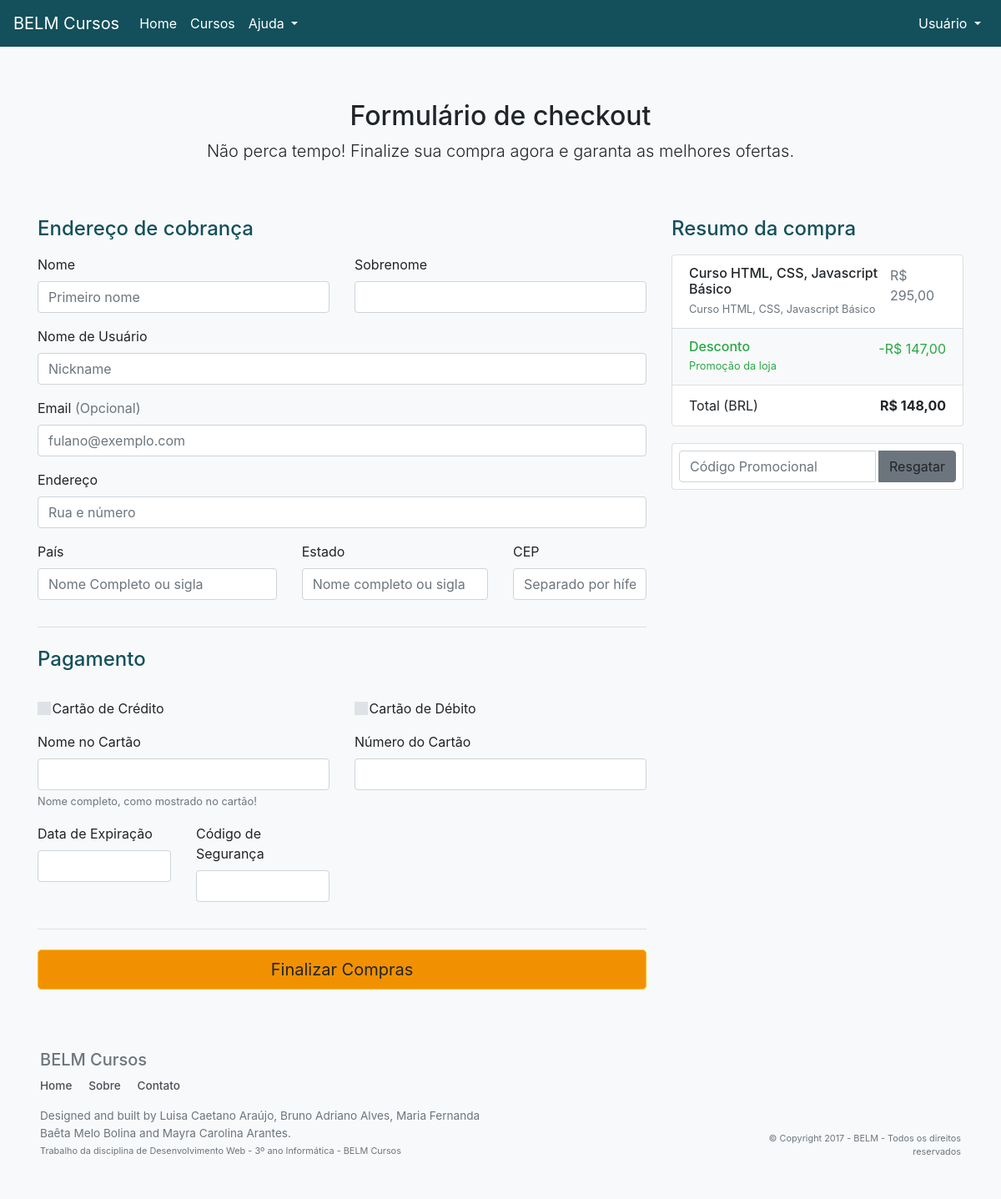
The app's page /carrinho.php?id=7 with its own data.
### tables this page shows
CREATE TABLE `curso` (
  `CODCURSO` int(11) NOT NULL,
  `NOMECURSO` varchar(40) DEFAULT NULL,
  `SUBTITULO` varchar(50) DEFAULT NULL,
  `DESCRICAO` varchar(200) DEFAULT NULL,
  `LINGUAGEM` varchar(40) DEFAULT NULL,
  `VALORINICIAL` decimal(10,0) DEFAULT NULL,
  `VALORPROMOCAO` decimal(10,0) DEFAULT NULL,
  `DURACAO` varchar(10) DEFAULT NULL,
  `NOMEIMAGEM` varchar(40) DEFAULT NULL,
  `DATAIMAGEM` datetime DEFAULT NULL
);

### carrinho.php (the view, shortened to what this page needs)
<?php
  include_once("conn.php");
  @$msg=$_REQUEST['msg'];
?>
<!DOCTYPE html>
<html>
<head>
    <link rel="stylesheet" href="https://maxcdn.bootstrapcdn.com/bootstrap/4.0.0-beta.2/css/bootstrap.min.css">
    <link rel="stylesheet" type="text/css" href="css/estilos.css">
</head>
<body class="bg-light">
  <header>
    <nav class="menu navbar-expand-md bg-azul-principal menu-fixed">
      <a href="buscar.php" class="navbar-brand" style="color: #fff">
        BELM Cursos
      </a>
      <div class="posicionamento-menu" id="navbarCollapse">
        <ul class="alinhamento-usuario navbar-nav">
          <li>
            <a href="buscar.php" class="nav-link" style="color: #fff;"> Home </a>
          </li>
          <li>
            <a class="nav-link" href="cursosSF.php" style="color: #fff"> Cursos </a>
          </li>
          <li>
            <a class="nav-link dropdown-toggle" href="#" id="navbarDropdown" role="button" data-toggle="dropdown" style="color: #fff"> Ajuda
            </a>
          </li>
        </ul>
        <ul class="navbar-nav" style="float: right;">
          <li>
            <a class="nav-link dropdown-toggle" href="#" id="dropdownUsuario" role="button" data-toggle="dropdown" style="color: #fff"> Usuário </a>
          </li>
        </ul>
      </div>
    </nav>
  </header>
	<div class="container">
    	<div class="py-5 text-center">
        	<h2> Formulário de checkout </h2>
          <?php if($msg=="sucesso"): ?>
          <p style="color: green"> Venda realizada com sucesso! </p>
          <?php else: ?>
          <?php
            $id=filter_input(INPUT_GET, 'id', FILTER_SANITIZE_NUMBER_INT);
            $result_cur="SELECT * FROM curso WHERE CODCURSO='$id'";
            $resultado_cur=mysqli_query($conexao,$result_cur);
            $row_cur=mysqli_fetch_assoc($resultado_cur); ?>
        	<p class="lead"> Não perca tempo! Finalize sua compra agora e garanta as melhores ofertas. </p>
        </div>
        <div class="row">
        <div class="col-md-4 order-md-2 mb-4">
        	<h4 class="d-flex justify-content-between align-items-center mb-3">
            	<span style="color: #13505B">Resumo da compra</span>
          	</h4>
          	<ul class="list-group mb-3">
            	<li class="list-group-item d-flex justify-content-between lh-condensed">
            		<div>
                		<h6 class="my-0"><?php echo $row_cur['NOMECURSO']; ?></h6>
            			<small class="text-muted"><?php echo $row_cur['SUBTITULO']; ?></small>
            		</div>
            		<span class="text-muted">R$ <?php echo $row_cur['VALORINICIAL']; ?>,00</span>
            	</li>
            	<li class="list-group-item d-flex justify-content-between bg-light">
              		<div class="text-success">
                		<h6 class="my-0">Desconto</h6>
                		<small>Promoção da loja </small>
              		</div>
              		<span class="text-success">-R$ <?php echo $row_cur['VALORPROMOCAO']; ?>,00</span>
            	</li>
            	<li class="list-group-item d-flex justify-content-between">
              		<span>Total (BRL)</span>
              		<strong>R$ <?php echo $row_cur['VALORINICIAL'] - $row_cur['VALORPROMOCAO']; ?>,00</strong>
            	</li>
          	</ul>
        	<form class="card p-2">
            	<div class="input-group">
            		<input type="text" class="form-control" placeholder="Código Promocional">
              		<div class="input-group-append">
                		&nbsp; <a class="btn btn-secondary">Resgatar</a>
            		</div>
            	</div>
        	</form>
    	</div>
        <div class="col-md-8 order-md-1">
            <h4 class="mb-3" style="color: #13505B" >Endereço de cobrança</h4>
            <form enctype="multipart/form-data" method="POST" action="inCheckout.php" name="enviarDados">
            <div class="row">
                <div class="col-md-6 mb-3">
                  <label for="primeiroNome">Nome</label>
                  <input type="text" class="form-control" id="primeiroNome" placeholder="Primeiro nome" name="nome" required>
                </div>
              <div class="col-md-6 mb-3">
                  <label for="sobrenome">Sobrenome</label>
                  <input type="text" class="form-control" id="sobrenome" placeholder="" value="" required name="sobrenome">
                </div>
            </div>
            <div class="mb-3">
                <label for="nickname">Nome de Usuário</label>
                <input type="text" class="form-control" id="nickname" placeholder="Nickname" value="" required name="usuario">
            </div>
            <div class="mb-3">
                <label for="email">Email <span class="text-muted">(Opcional)</span></label>
                <input type="email" class="form-control" id="email" placeholder="fulano@exemplo.com" name="email">
            </div>
            <div class="mb-3">
              <label for="endereco">Endereço</label>
              <input type="text" class="form-control" id="endereco" placeholder="Rua e número" required name="endereco">
            </div>
            <div class="row">
                <div class="col-md-5 mb-3">
                  <label for="pais">País</label>
                  <input type="text" class="form-control" id="pais" required placeholder="Nome Completo ou sigla" name="pais">
                </div>
              <div class="col-md-4 mb-3">
                  <label for="estado">Estado</label>
                  <input type="text" class="form-control" id="estado" placeholder="Nome completo ou sigla" required name="estado">
              </div>
                <div class="col-md-3 mb-3">
                  <label for="cep">CEP</label>
                  <input type="text" class="form-control" id="cep" placeholder="Separado por hífen" required name="cep">
                </div>
            </div>
            <hr class="mb-4">
            <h4 class="mb-3 " style="color: #13505B">Pagamento</h4>
            <div class="row">
              <div class="col-lg-6">
                <div class="input-group d-block my-3">
                  <span class="custom-radio">
                   <input type="radio" id="radio" name="buttonRadio">
                  </span>
                  <label class="custom-control-label" for="credito" id="radioC">Cartão de Crédito</label>
                </div>
              </div>
              <div class="col-lg-6">
                <div class="input-group d-block my-3">
                  <span class="custom-radio">
                   <input type="radio" id="radio" name="buttonRadio">
                  </span>
                  <label class="custom-control-label" for="debito" id="radioD">Cartão de Débito</label>
                </div>
              </div>
            </div>
            <div class="row">
                <div class="col-md-6 mb-3">
                  <label for="cc-nome">Nome no Cartão</label>
                  <input type="text" class="form-control" id="cc-nome" placeholder="" required name="nomeC">
                  <small class="text-muted">Nome completo, como mostrado no cartão!</small>
                </div>
                <div class="col-md-6 mb-3">
                  <label for="cc-numero">Número do Cartão</label>
                  <input type="text" class="form-control" id="cc-numero" placeholder="" required name="numC" onkeyup="somenteNumeros(this);" maxlength="16">
                </div>
            </div>
            <div class="row">
                <div class="col-md-3 mb-3">
                  <label for="cc-expiracao">Data de Expiração</label>
                  <input type="text" class="form-control" id="cc-expiracao" placeholder="" required name="dataE">
              </div>
                <div class="col-md-3 mb-3">
                  <label for="cc-cvv">Código de Segurança</label>
                  <input type="text" class="form-control" id="cc-cvv" placeholder="" required name="cod" keyup="somenteNumeros(this);" maxlength="3">
                </div>
            </div>
            <hr class="mb-4">
            <input type="submit" class="btn btn-lg btn-block btn-warning" style="background-color: #f19101;" name="enviar" value="Finalizar Compras" >
          </form>
      </div>
    </div>
    <?php endif; ?>
    </div>
  <footer class="bg-light text-white mt-4 text-muted rodape">
    <div class="container-fluid p-3 p-md-5">
      <div class="row">
        <div class="col-md-3">
          <h5> BELM Cursos </h5>
        </div>
        <div class="col-md-3"></div>
        <div class="col-md-3"></div>
        <div class="col-md-3"></div>
        <div class="col-md-3"></div>
      </div>
      <ul class="rodape-links">
        <li>
          <a href="buscar.php"> Home </a>
        </li>
        <li>
          <a href="sobre.php"> Sobre </a>
        </li>
        <li>
          <a href="contato.php"> Contato</a>
        </li>
      </ul>
      <div class="row">
        <div class="col-md-6"> Designed and built by Luisa Caetano Araújo, Bruno Adriano Alves, Maria Fernanda Baêta Melo Bolina and Mayra Carolina Arantes.
          <span class="small">
            <br> Trabalho da disciplina de Desenvolvimento Web - 3º ano Informática - BELM Cursos
          </span>
        </div>
        <div class="col-md-3"></div>
        <div class="col-md-3 text-right small align-self-end"> © Copyright 2017 - BELM - Todos os direitos reservados </div>
      </div>
    </div>
  </footer>
</body>
</html>

### css/estilos.css (style rules this page uses)
body { padding-top: 4.5rem; }
.menu { position:relative; display:flex; flex-wrap:wrap; align-items:center; padding:.5rem 1rem; background: #13505B; }
.menu-fixed { position:fixed; top:0; right:0; left:0; z-index:1030 }
.posicionamento-menu { -ms-flex-preferred-size:100%; flex-basis:100%; -ms-flex-positive:1; flex-grow:1; -ms-flex-align:center; align-items:center; display:-ms-flexbox!important; display:flex!important; -ms-flex-preferred-size:auto; flex-basis:auto; }
.alinhamento-usuario { margin-right:auto!important; }
.card { margin-top: 20px; }
.rodape { font-size: 85%; text-align: center; background-color: #f7f7f7; }
.rodape a { font-weight: 500; color: #495057; }
@media (min-width: 576px) { .rodape { text-align: left; } }
.rodape-links { padding-left: 0; margin-bottom: 1rem; }
.rodape-links li { display: inline-block; }
.rodape-links li + li { margin-left: 1rem; }

### records on screen
curso: NOMECURSO "Curso HTML, CSS, Javascript Básico", SUBTITULO "Curso HTML, CSS, Javascript Básico", VALORINICIAL "295", VALORPROMOCAO "147", $row_cur['VALORINICIAL'] - $row_cur['VALORPROMOCAO'] "148"
